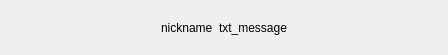
<?xml version="1.0" encoding="UTF-8"?>
<ui version="4.0">
 <class>widget_message</class>
 <widget class="QWidget" name="widget_message">
  <property name="geometry">
   <rect>
    <x>0</x>
    <y>0</y>
    <width>448</width>
    <height>55</height>
   </rect>
  </property>
  <property name="windowTitle">
   <string>Form</string>
  </property>
  <property name="styleSheet">
   <string notr="true"/>
  </property>
  <layout class="QVBoxLayout" name="verticalLayout">
   <property name="spacing">
    <number>0</number>
   </property>
   <property name="leftMargin">
    <number>0</number>
   </property>
   <property name="topMargin">
    <number>0</number>
   </property>
   <property name="rightMargin">
    <number>0</number>
   </property>
   <property name="bottomMargin">
    <number>0</number>
   </property>
   <item>
    <widget class="QWidget" name="background_widget" native="true">
     <layout class="QHBoxLayout" name="horizontalLayout">
      <item>
       <widget class="QLabel" name="spacer_left">
        <property name="sizePolicy">
         <sizepolicy hsizetype="Expanding" vsizetype="Preferred">
          <horstretch>0</horstretch>
          <verstretch>0</verstretch>
         </sizepolicy>
        </property>
        <property name="text">
         <string/>
        </property>
       </widget>
      </item>
      <item>
       <widget class="QLabel" name="label_nickname">
        <property name="text">
         <string>nickname</string>
        </property>
       </widget>
      </item>
      <item>
       <widget class="QLabel" name="label_message">
        <property name="text">
         <string>txt_message</string>
        </property>
       </widget>
      </item>
      <item>
       <widget class="QLabel" name="spacer_right">
        <property name="sizePolicy">
         <sizepolicy hsizetype="Expanding" vsizetype="Preferred">
          <horstretch>0</horstretch>
          <verstretch>0</verstretch>
         </sizepolicy>
        </property>
        <property name="text">
         <string/>
        </property>
       </widget>
      </item>
     </layout>
    </widget>
   </item>
  </layout>
 </widget>
 <resources/>
 <connections/>
</ui>
